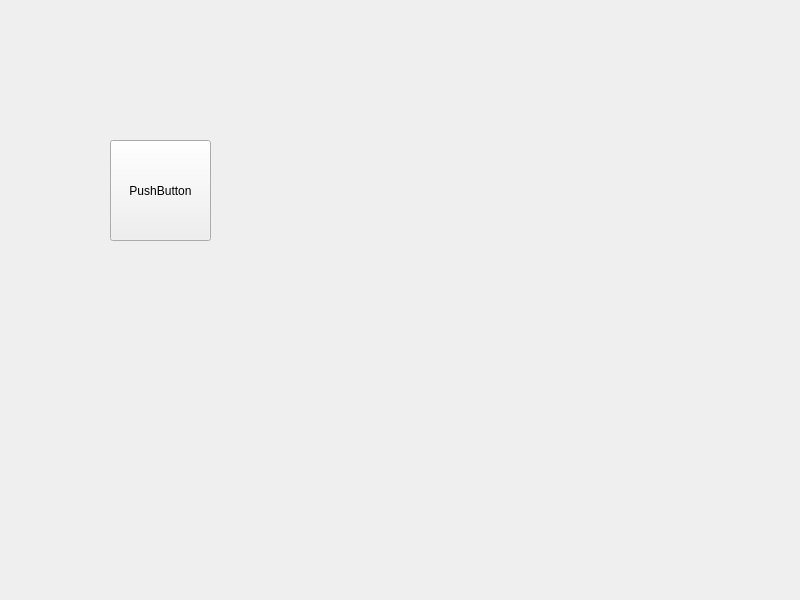
<?xml version="1.0" encoding="UTF-8"?>
<ui version="4.0">
 <class>Widget</class>
 <widget class="QWidget" name="Widget">
  <property name="geometry">
   <rect>
    <x>0</x>
    <y>0</y>
    <width>800</width>
    <height>600</height>
   </rect>
  </property>
  <property name="windowTitle">
   <string>Widget</string>
  </property>
  <widget class="QPushButton" name="pushButton">
   <property name="geometry">
    <rect>
     <x>110</x>
     <y>140</y>
     <width>101</width>
     <height>101</height>
    </rect>
   </property>
   <property name="text">
    <string>PushButton</string>
   </property>
  </widget>
 </widget>
 <resources/>
 <connections/>
</ui>
